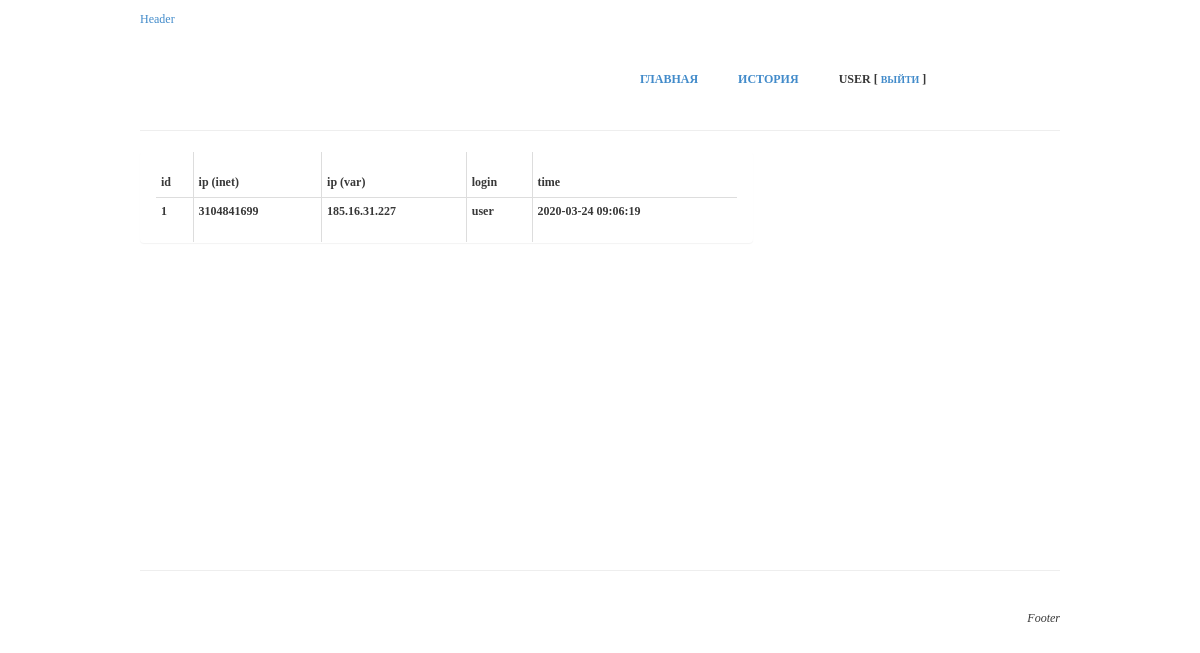
The app's page /history.php (signed in) with its own data.
### tables this page shows
CREATE TABLE `users` (
  `id` int(5) NOT NULL,
  `login` varchar(255) DEFAULT NULL,
  `passwd` varchar(255) DEFAULT NULL
);

CREATE TABLE `iphistory` (
  `id` int(7) NOT NULL,
  `ip` bigint(10) UNSIGNED NOT NULL,
  `login` varchar(255) NOT NULL,
  `datetime` timestamp NULL DEFAULT NULL
);

### class/user.php (called while the page is built, shortened)
<?php
class User
{
    public function __construct()
    {
        $this->checkAuth();
    }
    private function checkAuth()
    {
        if (isset($_SESSION['id']) and isset($_SESSION['sClientHash'])) {
            $ClientID = (int)$_SESSION['id'];
            $sClientHash = substr($_SESSION['sClientHash'], 0, 32);
            if (md5($ClientID.SCRIPT_CODE) == $sClientHash) {
                if (($info = $this->getUser($ClientID)) != null) {
                    $this->login = $info['login'];
                }
            }
        }
    }
    private function getUser($ClientID)
    {
        $query = "SELECT * FROM `users` WHERE `id` = '$ClientID'";
        $out = DB()->query($query)->fetch(PDO::FETCH_ASSOC);
        return $out;
    }
}

### block/function.php (called while the page is built, shortened)
<?php
function & DB()
{
    static $oClass = null;
    if (is_null($oClass)) {
        try {
            $oClass = new PDO('mysql:host='.MYSQL_HOST.';dbname='.MYSQL_NAME.';charset=utf8', MYSQL_USER, MYSQL_PASS, array(PDO::MYSQL_ATTR_INIT_COMMAND => 'SET NAMES utf8'));
            $oClass->setAttribute(PDO::ATTR_ERRMODE, PDO::ERRMODE_EXCEPTION);
        } catch (Exception $e) {
            die('Database error '.$e->getMessage());
        }
    }
    return $oClass;
}

### history.php (the view, shortened to what this page needs)
<?php
include("class/user.php");
include("block/function.php");
$User = new User();
?>
<!DOCTYPE html>
<html ng-app="MyApp" >
<head>
    <link rel="stylesheet" type="text/css" href="bootstrap/css/bootstrap.min.css">
    <link rel="stylesheet" type="text/css" href="css/style.css">
</head>
<body ng-controller="TestController"  >
<p>
<div class = "container">
    <div id="wrapper">
        <div id="header">
            <div class="logo">
                <a href="/">Header</a>
            </div>
<?php
include("block/menu.php"); ?>
        </div>
        <div id="content">
            <hr/>
            <div class="col-sm-8 panel" >
                <table class='table table-hover table-bordered'>
                    <thead>
                    <tr>
                        <th>id</th>
                        <th>ip (inet)</th>
                        <th>ip (var)</th>
                        <th>login</th>
                        <th>time</th>
                    </tr>
                    </thead>
                    <tbody>
<?php
                    $query = "SELECT *,INET_NTOA(ip) as var_ip FROM `iphistory` ORDER BY id DESC";
                    $myrow = DB()->query($query)->fetchAll(PDO::FETCH_ASSOC);
foreach ($myrow as $item) {
                        echo "<tr>
                          <th>" . $item['id'] . "</th>
                          <th>" . $item['ip'] . "</th>
                          <th>" . $item['var_ip']. "</th>
                          <th>" . $item['login'] . "</th>
                          <th>" . $item['datetime'] . "</th>
                      </tr>";
} ?>
                    </tbody>
                </table>
            </div>
        </div>
        <div id="footer">
            <hr/>
            <br/>
            <em>Footer</em>
            <br/>
        </div>
    </div>
</div>
</body>
</html>

### block/menu.php
<div class="menu">
                <ul>
                    <li><a href="/">Главная</a></li>
                    <li><a href="/history.php">История</a></li>
<?php
if ($User->login != null) { ?>
    <li><?= $User->login ?> [ <a href="/?out=1"><span style="font-size:10px">выйти</span></a> ]</li>
<?php
} else {
    echo "<li><a href='/?enter=1'>Войти</a></li>";
} ?>
</ul>
</div>

### css/style.css (style rules this page uses)
body { font: 12px Verdana,Serif,Arial; line-height: 18px; color: #383838; }
tr { line-height: 45px; min-height: 45px; height: 45px; }
#wrapper { width:920px; margin:0 auto; }
#header { height:100px; }
#header .logo { float:left; width:400px; height:70px; }
#header .menu { clear:both; float:right; width:50%; height:30px; }
#content { width:100%; float:left; min-height: 440px; }
#header .menu li { float:left; margin-right: 40px; margin-top: -10px; list-style:none; text-transform:uppercase; font-weight:bold; text-align:center; display:block; }
#footer { clear: both; float:left; height:60px; width:100%; text-align:right; }

### records on screen
users: login "USER"
iphistory: id "1", ip "3104841699", var_ip "185.16.31.227", login "user", datetime "2020-03-24 09:06:19"
